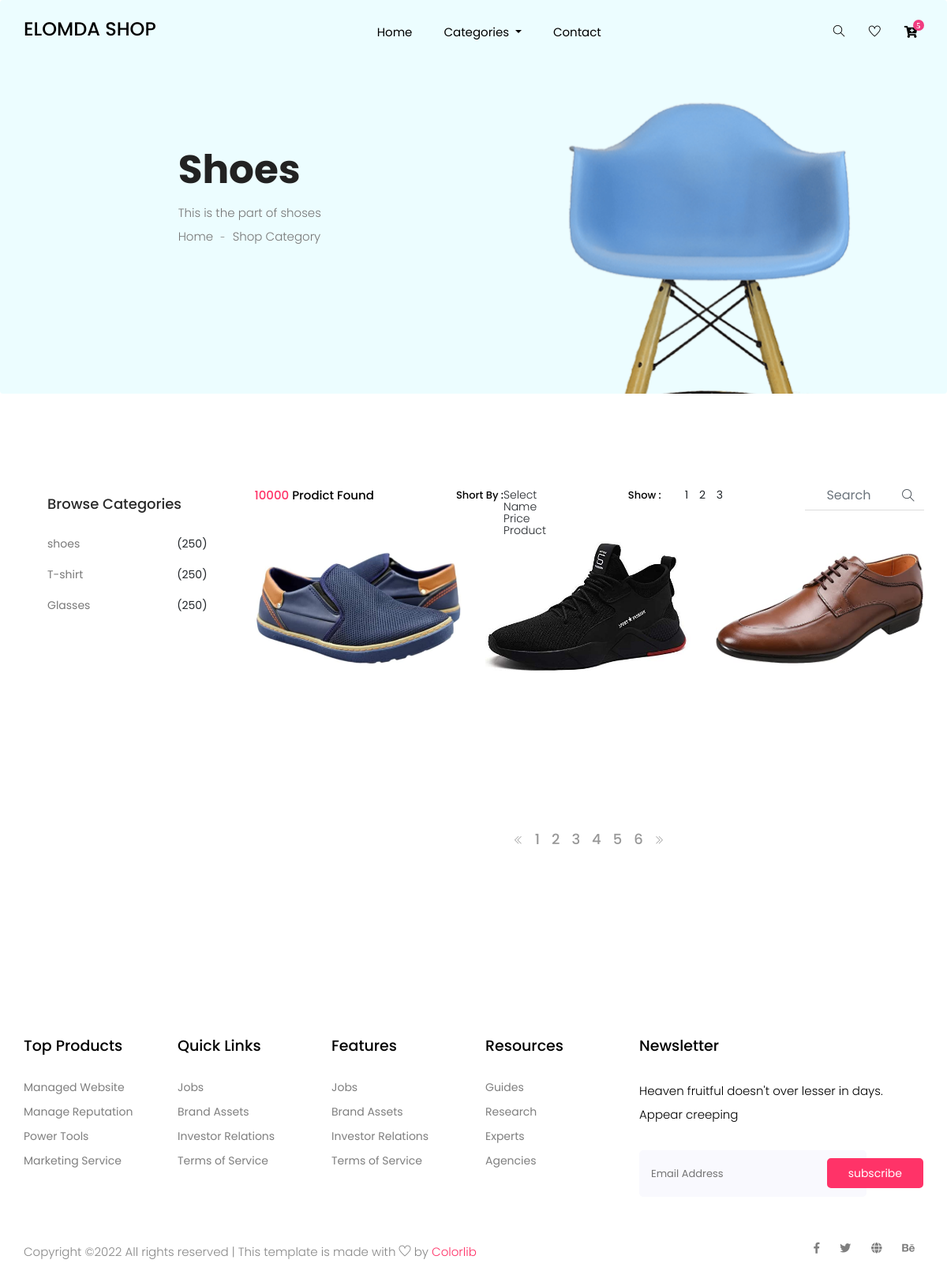
Screenshot of /category/3/ with the database file from the repository.
### product/models.py (models this page shows, shortened)
class category(models.Model):
    name = models.CharField(max_length=200)
    description = models.TextField()

class product(models.Model):
    name = models.CharField(max_length=200)
    description = models.TextField()
    image = models.ImageField()
    price = models.DecimalField(max_digits=11, decimal_places=2)
    category_id = models.ForeignKey(category, on_delete=models.CASCADE)

### product/views.py (the view)
# urls.py: path('category/<int:categoryid>/', views.Category, name="Category"),
def Category(request, categoryid):
    allcategory = category.objects.all()
    mycategory = category.objects.get(id=categoryid)
    allproducts = product.objects.all().filter(
        category_id=categoryid).order_by("-id")
    return render(request, 'pages/category.html', {"allproducts": allproducts, "allcategory": allcategory, "mycategory": mycategory})

### templates/pages/category.html (shortened to what this page needs)
{% load static %}
<!doctype html>
<html lang="zxx">
<head>
    <link rel="stylesheet" href="{% static 'css/bootstrap.min.css' %}">
    <link rel="stylesheet" href="{% static 'css/animate.css' %}">
    <link rel="stylesheet" href="{% static 'css/owl.carousel.min.css' %}">
    <link rel="stylesheet" href="{% static 'css/all.css' %}">
    <link rel="stylesheet" href="{% static 'css/flaticon.css' %}">
    <link rel="stylesheet" href="{% static 'css/themify-icons.css' %}">
    <link rel="stylesheet" href="{% static 'css/magnific-popup.css' %}">
    <link rel="stylesheet" href="{% static 'css/slick.css' %}">
    <link rel="stylesheet" href="{% static 'css/style.css' %}">
</head>
<body>
    <header class="main_menu home_menu">
        <div class="container">
            <div class="row align-items-center">
                <div class="col-lg-12">
                    <nav class="navbar navbar-expand-lg navbar-light">
                        <a class="navbar-brand" href="#">
                            <h3>ELOMDA SHOP</h3>
                        </a>
                        <div class="collapse navbar-collapse main-menu-item" id="navbarSupportedContent">
                            <ul class="navbar-nav">
                                <li class="nav-item">
                                    <a class="nav-link" href="/">Home</a>
                                </li>
                                <li class="nav-item dropdown">
                                    <a class="nav-link dropdown-toggle" href="blog.html" id="navbarDropdown_3"
                                        role="button" data-toggle="dropdown" aria-haspopup="true" aria-expanded="false">
                                        Categories
                                    </a>
                                </li>
                                <li class="nav-item">
                                    <a class="nav-link" href="#">Contact</a>
                                </li>
                            </ul>
                        </div>
                        <div class="hearer_icon d-flex">
                            <a id="search_1" href="javascript:void(0)"><i class="ti-search"></i></a>
                            <a href=""><i class="ti-heart"></i></a>
                            <div class="dropdown cart">
                                <a class="dropdown-toggle" href="/cartitem">
                                    <i class="fas fa-cart-plus"></i>
                                </a>
                            </div>
                        </div>
                    </nav>
                </div>
            </div>
        </div>
    </header>
    <section class="breadcrumb breadcrumb_bg">
        <div class="container">
            <div class="row justify-content-center">
                <div class="col-lg-8">
                    <div class="breadcrumb_iner">
                        <div class="breadcrumb_iner_item">
                            <h2>{{mycategory.name}}</h2>
                            <p>{{mycategory.description}}</p>
                            <p>Home <span>-</span> Shop Category</p>
                        </div>
                    </div>
                </div>
            </div>
        </div>
    </section>
    <section class="cat_product_area section_padding">
        <div class="container">
            <div class="row">
                <div class="col-lg-3">
                    <div class="left_sidebar_area">
                        <aside class="left_widgets p_filter_widgets">
                            <div class="l_w_title">
                                <h3>Browse Categories</h3>
                            </div>
                            <div class="widgets_inner">
                                <ul class="list">
                                    {% for i in allcategory %}
                                    <li>
                                        <a href="/category/{{i.id}}">{{i.name}}</a>
                                        <span>(250)</span>
                                    </li>
                                    {% endfor %}
                                </ul>
                            </div>
                        </aside>
                    </div>
                </div>
                <div class="col-lg-9">
                    <div class="row">
                        <div class="col-lg-12">
                            <div class="product_top_bar d-flex justify-content-between align-items-center">
                                <div class="single_product_menu">
                                    <p><span>10000 </span> Prodict Found</p>
                                </div>
                                <div class="single_product_menu d-flex">
                                    <h5>short by : </h5>
                                </div>
                                <div class="single_product_menu d-flex">
                                    <h5>show :</h5>
                                    <div class="top_pageniation">
                                        <ul>
                                            <li>1</li>
                                            <li>2</li>
                                            <li>3</li>
                                        </ul>
                                    </div>
                                </div>
                                <div class="single_product_menu d-flex">
                                    <div class="input-group">
                                        <input type="text" class="form-control" placeholder="search"
                                            aria-describedby="inputGroupPrepend">
                                        <div class="input-group-prepend">
                                            <span class="input-group-text" id="inputGroupPrepend"><i
                                                    class="ti-search"></i></span>
                                        </div>
                                    </div>
                                </div>
                            </div>
                        </div>
                    </div>
                    <div class="row align-items-center latest_product_inner">
                        {% for i in allproducts%}
                        <a href="/product/{{i.id}}">
                        <div class="col-lg-4 col-sm-6">
                            <div class="single_product_item">
                                <img src="{{i.image.url}}" alt="">
                                <div class="single_product_text">
                                </div>
                            </div>
                        </div>
                    </a>
                        {% endfor %}
                        <div class="col-lg-12">
                            <div class="pageination">
                                <nav aria-label="Page navigation example">
                                    <ul class="pagination justify-content-center">
                                        <li class="page-item">
                                            <a class="page-link" href="#" aria-label="Previous">
                                                <i class="ti-angle-double-left"></i>
                                            </a>
                                        </li>
                                        <li class="page-item"><a class="page-link" href="#">1</a></li>
                                        <li class="page-item"><a class="page-link" href="#">2</a></li>
                                        <li class="page-item"><a class="page-link" href="#">3</a></li>
                                        <li class="page-item"><a class="page-link" href="#">4</a></li>
                                        <li class="page-item"><a class="page-link" href="#">5</a></li>
                                        <li class="page-item"><a class="page-link" href="#">6</a></li>
                                        <li class="page-item">
                                            <a class="page-link" href="#" aria-label="Next">
                                                <i class="ti-angle-double-right"></i>
                                            </a>
                                        </li>
                                    </ul>
                                </nav>
                            </div>
                        </div>
                    </div>
                </div>
            </div>
        </div>
    </section>
    <footer class="footer_part">
        <div class="container">
            <div class="row justify-content-around">
                <div class="col-sm-6 col-lg-2">
                    <div class="single_footer_part">
                        <h4>Top Products</h4>
                        <ul class="list-unstyled">
                            <li><a href="">Managed Website</a></li>
                            <li><a href="">Manage Reputation</a></li>
                            <li><a href="">Power Tools</a></li>
                            <li><a href="">Marketing Service</a></li>
                        </ul>
                    </div>
                </div>
                <div class="col-sm-6 col-lg-2">
                    <div class="single_footer_part">
                        <h4>Quick Links</h4>
                        <ul class="list-unstyled">
                            <li><a href="">Jobs</a></li>
                            <li><a href="">Brand Assets</a></li>
                            <li><a href="">Investor Relations</a></li>
                            <li><a href="">Terms of Service</a></li>
                        </ul>
                    </div>
                </div>
                <div class="col-sm-6 col-lg-2">
                    <div class="single_footer_part">
                        <h4>Features</h4>
                        <ul class="list-unstyled">
                            <li><a href="">Jobs</a></li>
                            <li><a href="">Brand Assets</a></li>
                            <li><a href="">Investor Relations</a></li>
                            <li><a href="">Terms of Service</a></li>
                        </ul>
                    </div>
                </div>
                <div class="col-sm-6 col-lg-2">
                    <div class="single_footer_part">
                        <h4>Resources</h4>
                        <ul class="list-unstyled">
                            <li><a href="">Guides</a></li>
                            <li><a href="">Research</a></li>
                            <li><a href="">Experts</a></li>
                            <li><a href="">Agencies</a></li>
                        </ul>
                    </div>
                </div>
                <div class="col-sm-6 col-lg-4">
                    <div class="single_footer_part">
                        <h4>Newsletter</h4>
                        <p>Heaven fruitful doesn't over lesser in days. Appear creeping
                        </p>
                        <div id="mc_embed_signup">
                            <form target="_blank"
                                action="https://spondonit.us12.list-manage.com/subscribe/post?u=1462626880ade1ac87bd9c93a&amp;id=92a4423d01"
                                method="get" class="subscribe_form relative mail_part">
                                <input type="email" name="email" id="newsletter-form-email" placeholder="Email Address"
                                    class="placeholder hide-on-focus" onfocus="this.placeholder = ''"
                                    onblur="this.placeholder = ' Email Address '">
                                <button type="submit" name="submit" id="newsletter-submit"
                                    class="email_icon newsletter-submit button-contactForm">subscribe</button>
                            </form>
                        </div>
                    </div>
                </div>
            </div>
        </div>
        <div class="copyright_part">
            <div class="container">
                <div class="row">
                    <div class="col-lg-8">
                        <div class="copyright_text">
                            <P>
Copyright &copy;<script>document.write(new Date().getFullYear());</script> All rights reserved | This template is made with <i class="ti-heart" aria-hidden="true"></i> by <a href="https://colorlib.com" target="_blank">Colorlib</a>
</P>
                        </div>
                    </div>
                    <div class="col-lg-4">
                        <div class="footer_icon social_icon">
                            <ul class="list-unstyled">
                                <li><a href="#" class="single_social_icon"><i class="fab fa-facebook-f"></i></a></li>
                                <li><a href="#" class="single_social_icon"><i class="fab fa-twitter"></i></a></li>
                                <li><a href="#" class="single_social_icon"><i class="fas fa-globe"></i></a></li>
                                <li><a href="#" class="single_social_icon"><i class="fab fa-behance"></i></a></li>
                            </ul>
                        </div>
                    </div>
                </div>
            </div>
        </div>
    </footer>
</body>
</html>

### product/static/css/all.css (style rules this page uses)
.fa, .fas, .far, .fal, .fab { -moz-osx-font-smoothing: grayscale; -webkit-font-smoothing: antialiased; display: inline-block; font-style: normal; font-variant: normal; text-rendering: auto; line-height: 1; }
.fa-behance:before { content: "\f1b4"; }
.fa-cart-plus:before { content: "\f217"; }
.fa-facebook-f:before { content: "\f39e"; }
.fa-globe:before { content: "\f0ac"; }
.fa-twitter:before { content: "\f099"; }
.fab { font-family: 'Font Awesome 5 Brands'; }
.fa, .fas { font-family: 'Font Awesome 5 Free'; font-weight: 900; }

### rows the page displays
category: name "Shoes", description "This is the part of shoses", name "shoes"
category: name "T-shirt"
category: name "Glasses"
product: image (picture)
product: image (picture)
product: image (picture)
